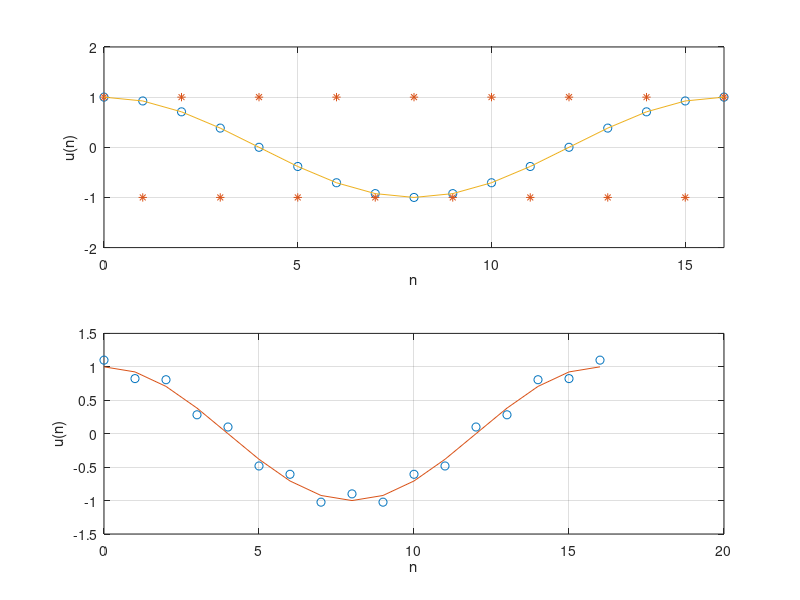

This chart was generated by the following MATLAB code:
n=0:16;
w=0:0.01:2*pi;
subplot(1,1,1), plot(w,cos(w),w,cos(w)+0.1*cos(40*w)), axis([0 7 -2 2]), ...
grid, xlabel('w'), ylabel('u(w)')
pause
subplot(2,1,1), plot(n,cos(2*pi*n/16),'o',n,cos(2*pi*n/2),'*', ...
n, cos(2*pi*n/16)), axis([0 16 -2 2]), grid, xlabel('n'), ylabel('u(n)')
subplot(2,1,2), plot(n,cos(2*pi*n/16)+0.1*cos(2*pi*n/2),'o', ...
n, cos(2*pi*n/16)), grid, xlabel('n'), ylabel('u(n)')
